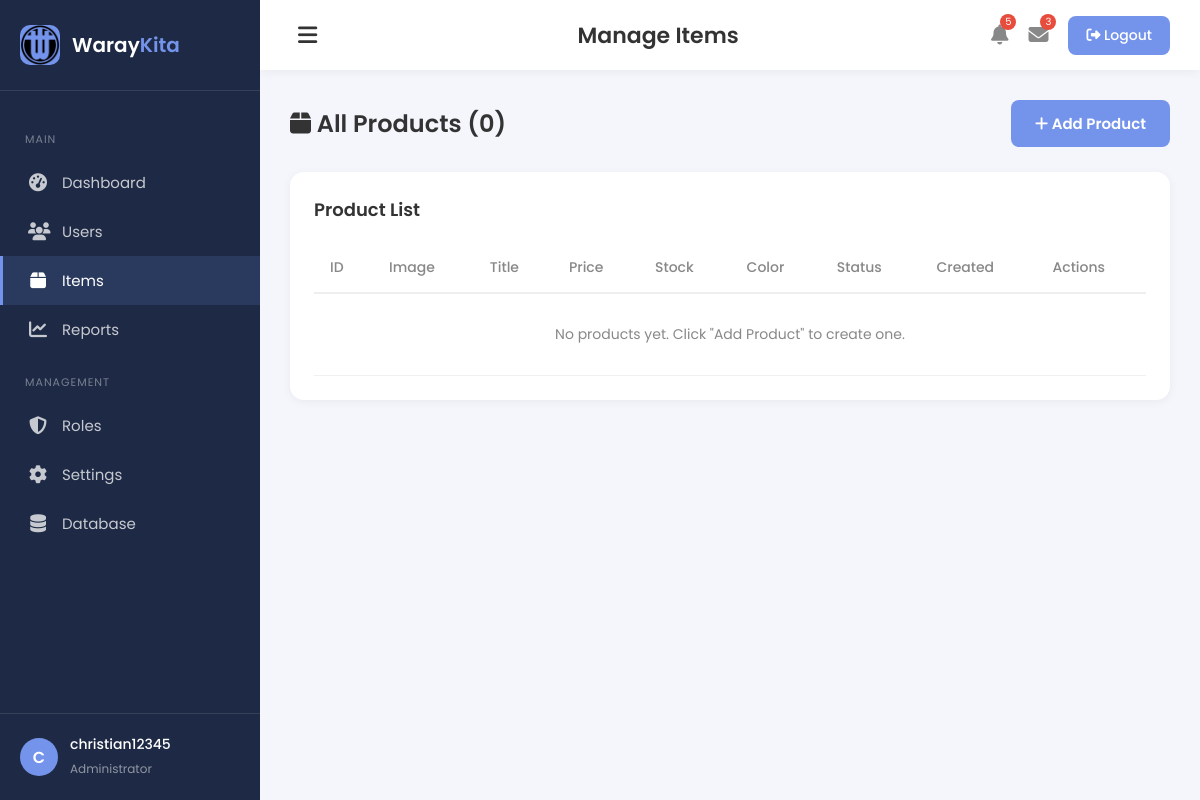
/manage-items/ (signed in), run on an earlier commit of the app's database.
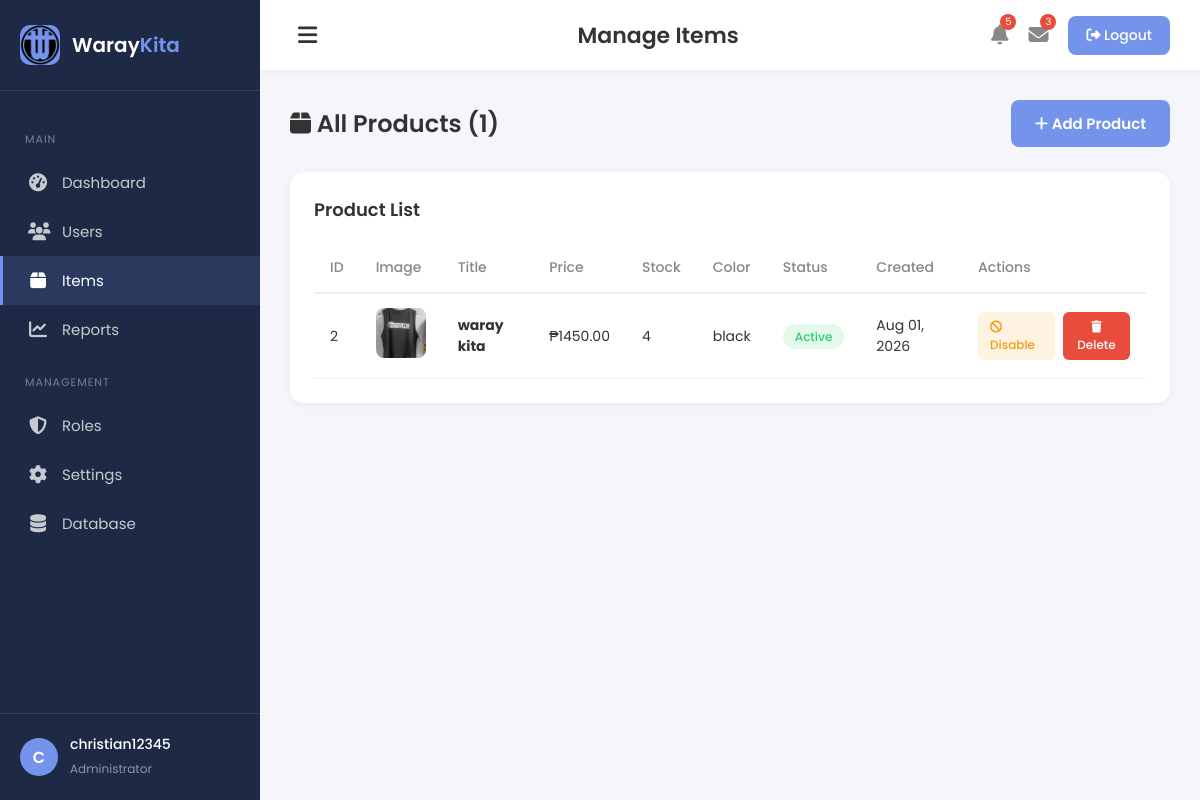
And on a later commit of the database.
### users/models.py (models this page shows, shortened)
class Item(models.Model):
    title = models.CharField(max_length=200)
    price = models.DecimalField(max_digits=10, decimal_places=2, default=0.00)
    description = models.TextField(blank=True, default="")
    details = models.TextField(blank=True, default="")
    image = models.ImageField(upload_to="item_images/", blank=True, null=True)
    stock = models.PositiveIntegerField(default=0)
    color_variant = models.CharField(max_length=100, blank=True, default="")
    is_active = models.BooleanField(default=True)
    created_at = models.DateTimeField(auto_now_add=True)
    updated_at = models.DateTimeField(auto_now=True)

### users/views.py (the view)
# urls.py: path("manage-items/", views.manage_items_view, name="manage_items"),
@user_passes_test(is_admin, login_url="login")
def manage_items_view(request):
    items = Item.objects.all().order_by("-created_at")
    return render(request, "users/manage_items.html", {"items": items})

### users/views.py (called while the page is built)
def is_admin(user):
    return user.is_authenticated and (user.is_superuser or user.is_staff)

### users/templates/users/manage_items.html (shortened to what this page needs)
{% load static %}
<!DOCTYPE html>
<html lang="en">
<head>
    <link rel="stylesheet" href="{% static 'users/css/dashboard.css' %}">
    <link rel="stylesheet" href="https://cdnjs.cloudflare.com/ajax/libs/font-awesome/6.5.1/css/all.min.css">
</head>
<body>
    <div class="dashboard">
<aside class="sidebar" id="sidebar">
            <div class="sidebar-header">
                <div class="logo"><img src="{% static 'users/image/waray kita logo.png' %}" alt="Waray Kita"></div>
                <h2>Waray<span>Kita</span></h2>
            </div>
            <nav class="sidebar-nav">
                <p class="nav-label">Main</p>
                <a href="{% url 'admin_dashboard' %}" data-title="Dashboard"><i class="fa-solid fa-gauge-high"></i> Dashboard</a>
                <a href="{% url 'manage_users' %}" data-title="Users"><i class="fa-solid fa-users"></i> Users</a>
                <a href="{% url 'manage_items' %}" class="active" data-title="Items"><i class="fa-solid fa-box"></i> Items</a>
<a href="{% url 'reports' %}" data-title="Reports"><i class="fa-solid fa-chart-line"></i> Reports</a>
                <p class="nav-label">Management</p>
<a href="{% url 'manage_roles' %}" data-title="Roles"><i class="fa-solid fa-shield-halved"></i> Roles</a>
                <a href="{% url 'admin_settings' %}" data-title="Settings"><i class="fa-solid fa-gear"></i> Settings</a>
                <a href="{% url 'database' %}" data-title="Database"><i class="fa-solid fa-database"></i> Database</a>
            </nav>
            <div class="sidebar-footer">
                <div class="user-mini">
                    <div class="avatar">{{ request.user.username|first|upper }}</div>
                    <div class="info">
                        <p>{{ request.user.username }}</p>
                        <small>Administrator</small>
                    </div>
                </div>
            </div>
        </aside>
        <div class="main">
            <header class="topbar">
                <i class="fa-solid fa-bars menu-toggle" onclick="toggleSidebar()"></i>
                <h1>Manage Items</h1>
<div class="topbar-right">
                    <div class="icon-btn" onclick="toggleDropdown('notifDropdown', this)">
                        <i class="fa-solid fa-bell"></i><span class="badge" id="notifBadge">5</span>
                    </div>
                    <div class="icon-btn" onclick="toggleDropdown('msgDropdown', this)">
                        <i class="fa-solid fa-envelope"></i><span class="badge" id="msgBadge">3</span>
                    </div>
                    <a href="{% url 'logout' %}"><button class="logout-btn"><i class="fa-solid fa-right-from-bracket"></i> Logout</button></a>
                </div>
            </header>
            <main class="content">
                <div class="page-header">
                    <h2><i class="fa-solid fa-box"></i> All Products ({{ items|length }})</h2>
                    <button class="btn-primary" onclick="openAddModal()">
                        <i class="fa-solid fa-plus"></i> Add Product
                    </button>
                </div>
                <div class="panel">
                    <div class="panel-header">
                        <h3>Product List</h3>
                    </div>
                    <div class="table-wrap">
                        <table>
                            <thead>
                                <tr>
                                    <th>ID</th>
                                    <th>Image</th>
                                    <th>Title</th>
                                    <th>Price</th>
                                    <th>Stock</th>
                                    <th>Color</th>
                                    <th>Status</th>
                                    <th>Created</th>
                                    <th>Actions</th>
                                </tr>
                            </thead>
                            <tbody>
                                {% for item in items %}
                                <tr>
                                    <td>{{ item.id }}</td>
                                    <td>
                                        {% if item.image %}
                                            <img src="{{ item.image.url }}" alt="{{ item.title }}" style="width:50px;height:50px;object-fit:cover;border-radius:8px;">
                                        {% else %}
                                            <div style="width:50px;height:50px;background:#f0f0f0;border-radius:8px;display:flex;align-items:center;justify-content:center;color:#aaa;">
                                                <i class="fa-solid fa-image"></i>
                                            </div>
                                        {% endif %}
                                    </td>
                                    <td><strong>{{ item.title }}</strong></td>
                                    <td>₱{{ item.price }}</td>
                                    <td>{{ item.stock }}</td>
                                    <td>{{ item.color_variant|default:"—" }}</td>
                                    <td>
                                        {% if item.is_active %}
                                            <span class="status-badge active">Active</span>
                                        {% else %}
                                            <span class="status-badge inactive">Inactive</span>
                                        {% endif %}
                                    </td>
                                    <td>{{ item.created_at|date:"M d, Y" }}</td>
                                    <td>
                                        <div class="action-btns">
                                            <a href="{% url 'toggle_item' item.id %}" class="btn-sm btn-toggle">
                                                {% if item.is_active %}
                                                    <i class="fa-solid fa-ban"></i> Disable
                                                {% else %}
                                                    <i class="fa-solid fa-check"></i> Enable
                                                {% endif %}
                                            </a>
                                            <form action="{% url 'delete_item' item.id %}" method="post" style="display:inline;" onsubmit="return confirm('Are you sure you want to delete product \'{{ item.title }}\'? This cannot be undone.');">
                                                <button type="submit" class="btn-sm btn-danger">
                                                    <i class="fa-solid fa-trash"></i> Delete
                                                </button>
                                            </form>
                                        </div>
                                    </td>
                                </tr>
                                {% empty %}
                                <tr>
                                    <td colspan="9" style="text-align:center;color:var(--muted);padding:30px;">
                                        No products yet. Click "Add Product" to create one.
                                    </td>
                                </tr>
                                {% endfor %}
                            </tbody>
                        </table>
                    </div>
                </div>
            </main>
        </div>
    </div>
</body>
</html>

What changed in the data, as far as the page shows it:
added Item: id "2", image (picture), title "waray kita", price "1450.00", stock "4", color_variant "black", is_active "Active", created_at "Aug 01, 2026"
Also different on the page:
{{ items|length }}: "0" → "1"
text no longer shown: "No products yet. Click \"Add Product\" to create one."
